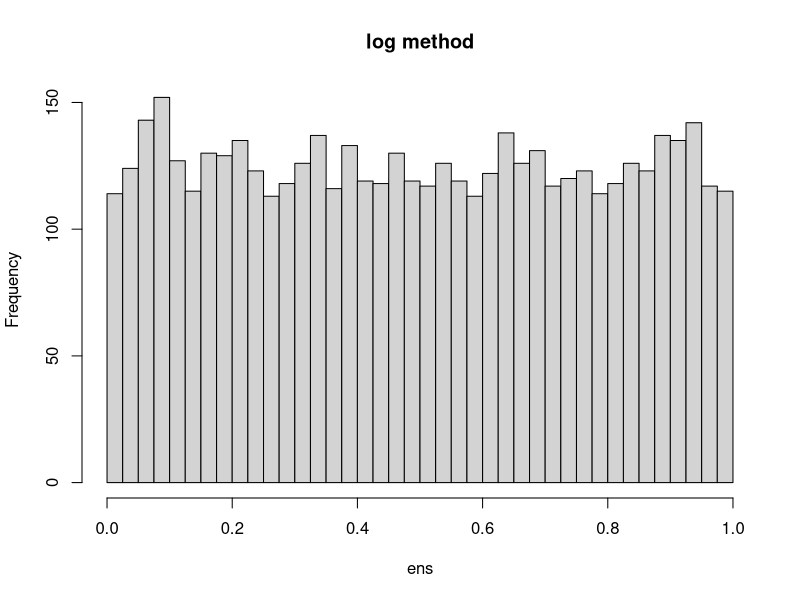
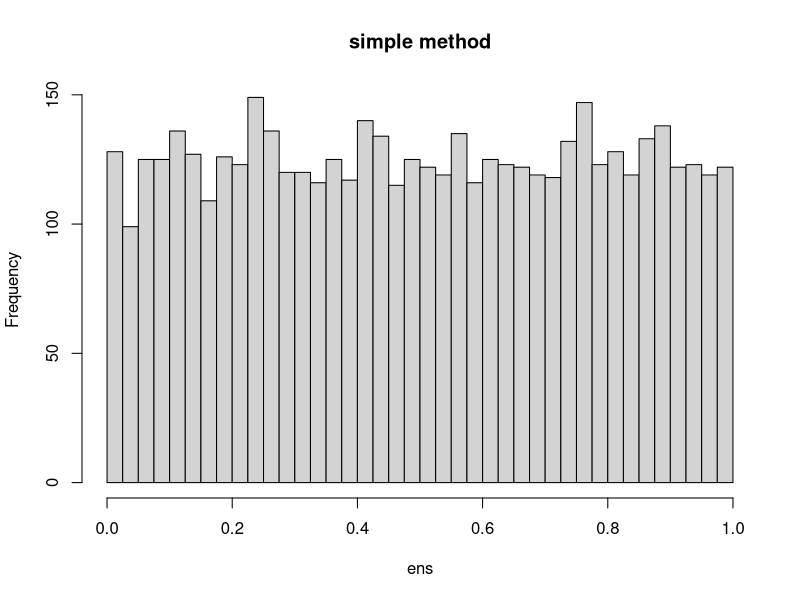
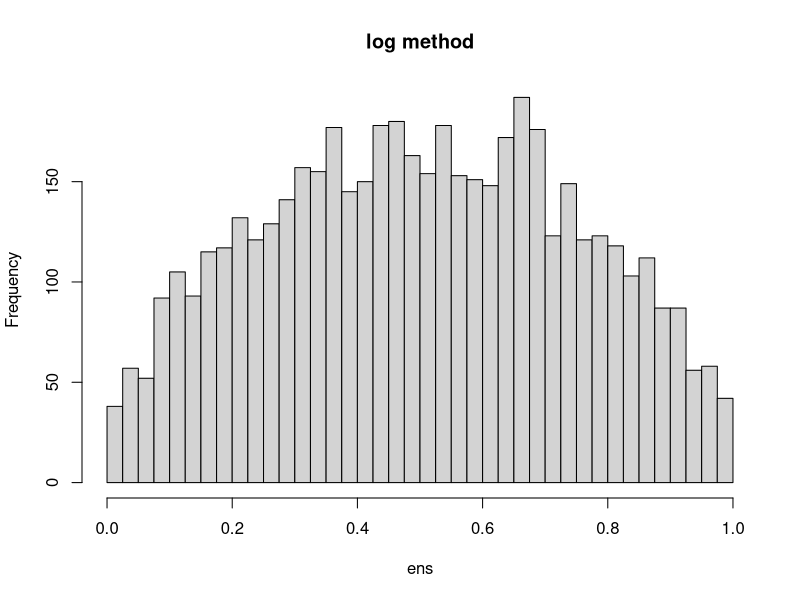
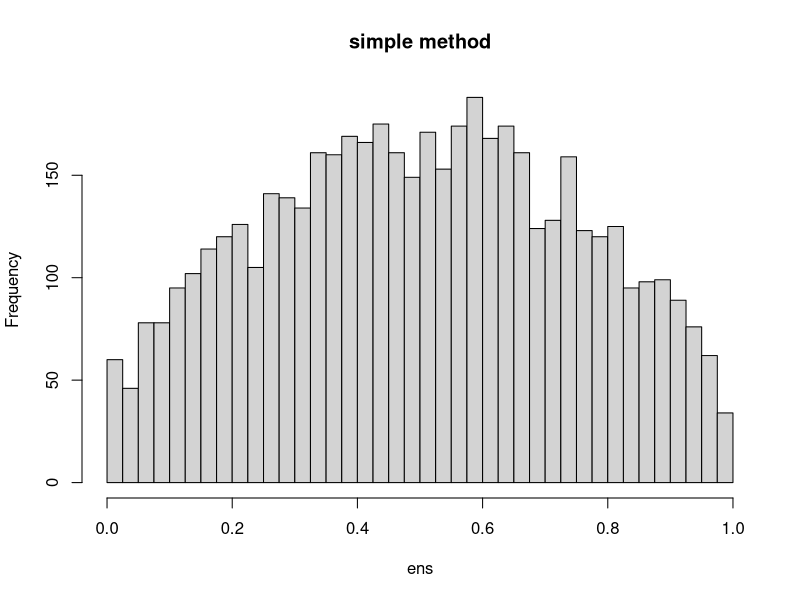

Here is the R script that generated these plots, in order:
## Testing simple approaches to propagate error from our estimate of mean serial interval

set.seed(1412)

######################################################################

## Pick parameters from a hyper-distribution and then pick deviates
## lognormal example for now
lnExperiment <- function(pars, n){
	with(pars, {
		mul <- rnorm(1, 0, mspread)
		sdl <- rgamma(1, shape=sdshape, scale=sdmean/sdshape)
		return(list(dat=rlnorm(n, mul, sdl)
			, mu=exp(mul+sdl^2/2)
			, cv=(exp(sdl^2)-1)*exp(sdl^2)
		))
	})
}

######################################################################

## Generate posterior on linear scale (rely on clt)
cltPost <- function(dat, psamps){
	sig <- sd(dat)
	mu <- mean(dat)
	n <- length(dat)
	return(rnorm(psamps, mu, sig/sqrt(n)))
}

## Generate posterior means on log scale
## Need to estimate and sample variance down there!
logPost <- function(dat, psamps){
	d <- log(dat)
	sig <- sd(d)
	mu <- mean(d)
	n <- length(d)
	musamp <- rnorm(psamps, mu, sig/sqrt(n))
	sigsamp <- sig*rchisq(psamps, n)/n
	return(exp(musamp+sigsamp^2/2))
}

######################################################################

## This looks like a Bayesian P value to me

p_mu <- function(stat, post){
	return(mean(stat<post))
}

######################################################################

mean_experiment <- function(expFun, postFun, n, psamps, pars){
	x <- expFun(n=n, pars=pars)
	post <- postFun(x[["dat"]], psamps)
	return(p_mu(x[["mu"]], post))
}

## return(t.test(x[["dat"]]-x[["mu"]], alternative="less")[["p.value"]])

######################################################################

mean_ensemble <- function(expFun, postFun, n, psamps, checks, pars){
	replicate(checks
		, mean_experiment(expFun=expFun, postFun=postFun, n=n, psamps=psamps, pars)
	)
}

## replicate(1000, lnExperiment(1, 1, 10))

######################################################################

histFun <- function(expFun, postFun, n, psamps, checks, pars, br, name){
	ens <- mean_ensemble(
		expFun=expFun, postFun=logPost
		, n=n, psamps=psamps, checks=checks
		, pars=pars
	)
	return(hist(ens, breaks=(0:br)/br, main=name))
}

histFun(name="log method"
	, expFun=lnExperiment
	, postFun=logPost
	, pars=list(mspread=2, sdshape=4, sdmean=0.1)
	, n=1000
	, psamps=1000
	, checks=5000
	, br=40
)

histFun(name="simple method"
	, expFun=lnExperiment
	, postFun=cltPost
	, pars=list(mspread=2, sdshape=4, sdmean=0.1)
	, n=1000
	, psamps=1000
	, checks=5000
	, br=40
)


histFun(name="log method"
	, expFun=lnExperiment
	, postFun=logPost
	, pars=list(mspread=4, sdshape=2, sdmean=1)
	, n=1000
	, psamps=1000
	, checks=5000
	, br=40
)

histFun(name="simple method"
	, expFun=lnExperiment
	, postFun=cltPost
	, pars=list(mspread=4, sdshape=2, sdmean=1)
	, n=1000
	, psamps=1000
	, checks=5000
	, br=40
)

